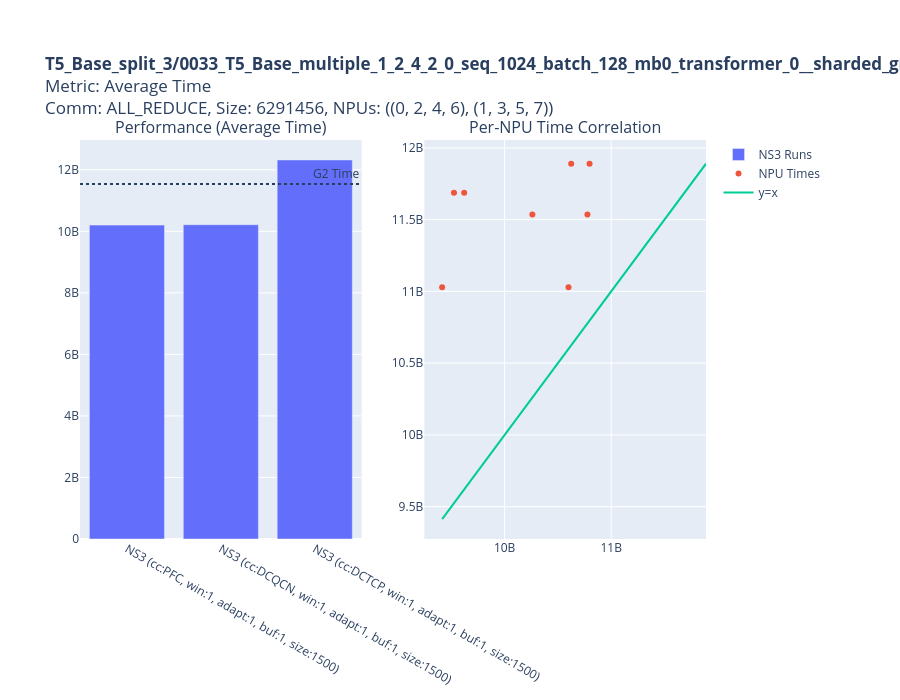
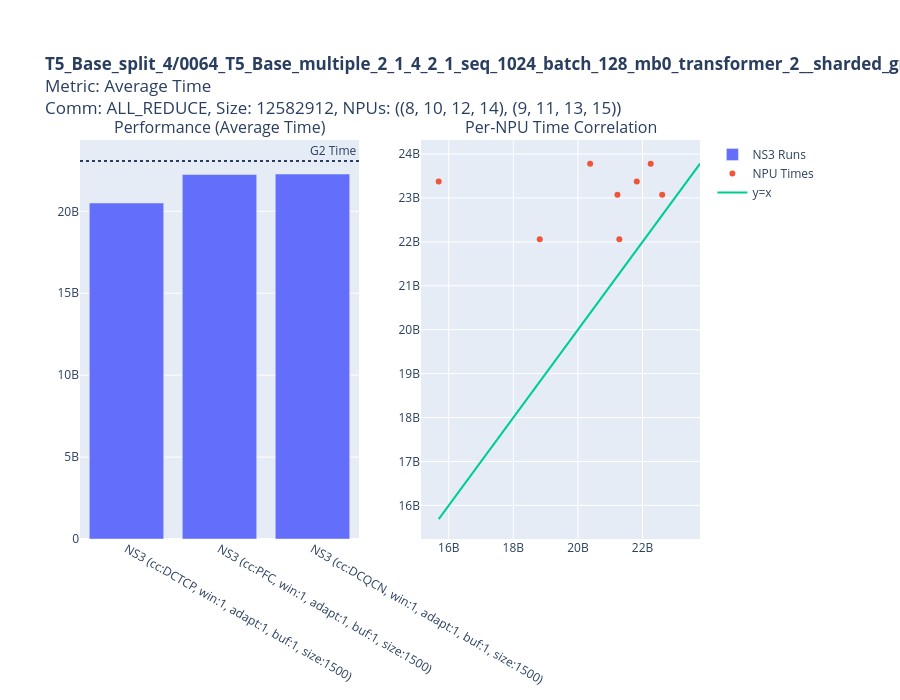
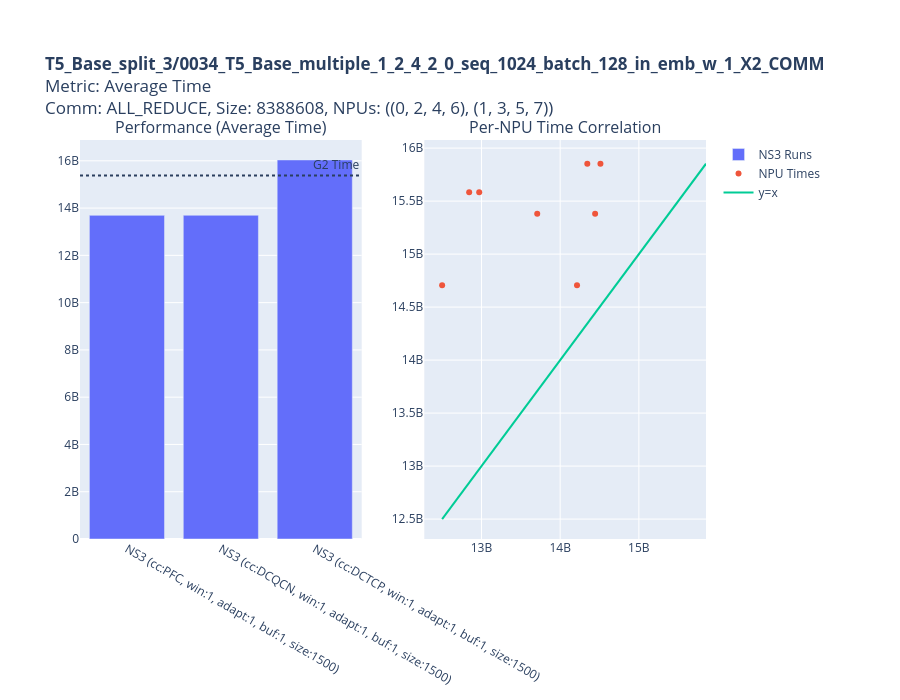
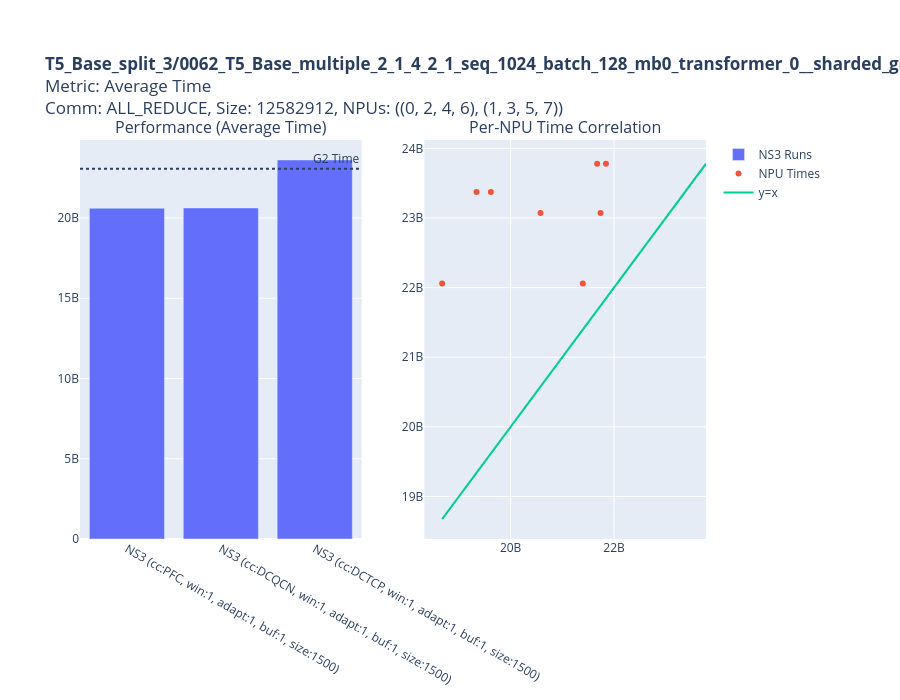

The notebook cell saved with these charts, in order:
### Code cell
# --- Analysis and Plotting ---
if comparison_results:
    comp_df = pd.DataFrame(comparison_results)

    # Map for collective communication types
    comm_type_map = {
        "0": "ALL_REDUCE", "1": "REDUCE", "2": "ALL_GATHER", "3": "GATHER",
        "4": "SCATTER", "5": "BROADCAST", "6": "ALL_TO_ALL", "7": "REDUCE_SCATTER",
        "8": "REDUCE_SCATTER_BLOCK", "9": "BARRIER"
    }
    comp_df['comm_type_str'] = comp_df['comm_type'].astype(str).map(comm_type_map).fillna(comp_df['comm_type'])

    
    # Average metrics across topologies for each simulation run
    avg_topo_df = comp_df.groupby(['workload', 'sim_type', 'run_name']).agg(
        avg_time=('avg_time', 'mean'),
        max_time=('max_time', 'mean'),
        min_time=('min_time', 'mean'),
        comm_type_str=('comm_type_str', 'first'),
        comm_size=('comm_size', 'first'),
        npu_tuples=('npu_tuples', 'first'),
        path=('path', 'first') # Keep a path for later file access
    ).reset_index()

    def analyze_and_plot_divergence(metric_col, metric_name):
        print(f"--- Analyzing Divergence for: {metric_name} ---")
        
        divergence_data = []
        for wl, group in avg_topo_df.groupby('workload'):
            g2_runs = group[group['sim_type'] == 'G2']
            ns3_runs = group[group['sim_type'] == 'NS3']

            if g2_runs.empty or ns3_runs.empty:
                continue

            g2_time = g2_runs.iloc[0][metric_col]
            best_ns3_run = ns3_runs.loc[ns3_runs[metric_col].idxmin()]
            best_ns3_time = best_ns3_run[metric_col]

            if g2_time < 100 or best_ns3_time < 100:
                continue

            divergence = (g2_time - best_ns3_time)/g2_time
            info = g2_runs.iloc[0]
            divergence_data.append({
                'Workload': wl,
                'Divergence': divergence,
                'G2 Time': g2_time,
                'Best NS3 Time': best_ns3_time,
                'Best NS3 Run': best_ns3_run['run_name'],
                'comm_type': info['comm_type_str'],
                'comm_size': info['comm_size'],
                'npu_tuples': info['npu_tuples']
            })

        if not divergence_data:
            print(f"No divergent workloads found for {metric_name}.\n")
            return

        div_df = pd.DataFrame(divergence_data).sort_values(by='Divergence', ascending=False)
        top_10_workloads = div_df.head(10)

        print(f"\n--- Top 10 Most Divergent Workloads ({metric_name}) ---")
        with pd.option_context('display.float_format', '{:,.2f}'.format):
            display(top_10_workloads[['Workload', 'comm_type', 'comm_size', 'npu_tuples', 'G2 Time', 'Best NS3 Time', 'Divergence']])

        print(f"\n--- Generating Plots for Top 10 Divergent Workloads ({metric_name}) ---")
        for _, row in top_10_workloads.iterrows():
            wl = row['Workload']
            
            workload_df = comp_df[comp_df['workload'] == wl]
        
            group_df = workload_df

            g2_run = group_df[group_df['sim_type'] == 'G2'].iloc[0]
            ns3_runs_for_plot = group_df[group_df['sim_type'] == 'NS3'].sort_values(by=metric_col)
            best_ns3_run_for_plot = ns3_runs_for_plot.iloc[0]

            fig = make_subplots(rows=1, cols=2, subplot_titles=(f"Performance ({metric_name})", "Per-NPU Time Correlation"))

            # Bar plot
            fig.add_trace(go.Bar(x=ns3_runs_for_plot['run_name'], y=ns3_runs_for_plot[metric_col], name='NS3 Runs'), row=1, col=1)
            fig.add_hline(y=g2_run[metric_col], line_dash="dot", annotation_text=f"G2 Time", row=1, col=1)

            # Scatter plot
            g2_timing_file = find_timing_file(g2_run['path'], 'G2')
            ns3_timing_file = find_timing_file(best_ns3_run_for_plot['path'], 'NS3')
            if g2_timing_file and ns3_timing_file:
                try:
                    df_g2 = pd.read_csv(g2_timing_file)[['sys_id', 'callback_tick']].rename(columns={'callback_tick': 'g2_time'})
                    df_ns3 = pd.read_csv(ns3_timing_file)[['sys_id', 'callback_tick']].rename(columns={'callback_tick': 'ns3_time'})
                    merged_df = pd.merge(df_ns3, df_g2, on='sys_id')
                    merged_df = merged_df[(merged_df['ns3_time'] >= 100) & (merged_df['g2_time'] >= 100)]
                    
                    fig.add_trace(go.Scatter(x=merged_df['ns3_time'], y=merged_df['g2_time'], mode='markers', name='NPU Times'), row=1, col=2)
                    min_val = min(merged_df['ns3_time'].min(), merged_df['g2_time'].min())
                    max_val = max(merged_df['ns3_time'].max(), merged_df['g2_time'].max())
                    fig.add_trace(go.Scatter(x=[min_val, max_val], y=[min_val, max_val], mode='lines', name='y=x'), row=1, col=2)
                except Exception as e:
                    print(f"Could not create scatter plot for {wl}: {e}")
            
            plot_title = (f'<b>{wl}</b><br>'
                          f'Metric: {metric_name}<br>'
                          f'Comm: {row["comm_type"]}, Size: {row["comm_size"]}, NPUs: {row["npu_tuples"]}')

            fig.update_layout(title_text=plot_title, height=700, margin=dict(t=140))
            fig.show()
        print("\n" + "="*80 + "\n")


    # --- Run analysis for each metric ---
    analyze_and_plot_divergence('avg_time', 'Average Time')
    analyze_and_plot_divergence('max_time', 'Maximum Time')
    analyze_and_plot_divergence('min_time', 'Minimum Time')

else:
    print("No comparison results to process.")

### Figure 1 — Plotly figure (JSON) as saved in the notebook; plotly's stock layout.template omitted (floating-point values rounded to 4 significant figures)
{"data": [{"name": "NS3 Runs", "type": "bar", "x": ["NS3 (cc:PFC, win:1, adapt:1, buf:1, size:1500)", "NS3 (cc:DCQCN, win:1, adapt:1, buf:1, size:1500)", "NS3 (cc:DCTCP, win:1, adapt:1, buf:1, size:1500)"], "xaxis": "x", "y": [10200000000.0, 10220000000.0, 12320000000.0], "yaxis": "y"}, {"mode": "markers", "name": "NPU Times", "type": "scatter", "x": [10796994020, 10624560020, 9524622030, 9620142030, 9413484030, 10599312020, 10260342020, 10777170020], "xaxis": "x2", "y": [11889676157, 11889676157, 11687298899, 11687298899, 11029571167, 11029571167, 11535516394, 11535516394], "yaxis": "y2"}, {"mode": "lines", "name": "y=x", "type": "scatter", "x": [9413484030, 11889676157], "xaxis": "x2", "y": [9413484030, 11889676157], "yaxis": "y2"}], "layout": {"annotations": [{"font": {"size": 16}, "showarrow": false, "text": "Performance (Average Time)", "x": 0.225, "xanchor": "center", "xref": "paper", "y": 1, "yanchor": "bottom", "yref": "paper"}, {"font": {"size": 16}, "showarrow": false, "text": "Per-NPU Time Correlation", "x": 0.775, "xanchor": "center", "xref": "paper", "y": 1, "yanchor": "bottom", "yref": "paper"}, {"showarrow": false, "text": "G2 Time", "x": 1, "xanchor": "right", "xref": "x domain", "y": 11540000000.0, "yanchor": "bottom", "yref": "y"}], "height": 700, "margin": {"t": 140}, "shapes": [{"line": {"dash": "dot"}, "type": "line", "x0": 0, "x1": 1, "xref": "x domain", "y0": 11540000000.0, "y1": 11540000000.0, "yref": "y"}], "title": {"text": "<b>T5_Base_split_3/0033_T5_Base_multiple_1_2_4_2_0_seq_1024_batch_128_mb0_transformer_0__sharded_grad_0_X1COMM</b><br>Metric: Average Time<br>Comm: ALL_REDUCE, Size: 6291456, NPUs: ((0, 2, 4, 6), (1, 3, 5, 7))"}, "xaxis": {"anchor": "y", "domain": [0, 0.45]}, "xaxis2": {"anchor": "y2", "domain": [0.55, 1]}, "yaxis": {"anchor": "x", "domain": [0, 1]}, "yaxis2": {"anchor": "x2", "domain": [0, 1]}}}

### Figure 2 — Plotly figure (JSON) as saved in the notebook; plotly's stock layout.template omitted (floating-point values rounded to 4 significant figures)
{"data": [{"name": "NS3 Runs", "type": "bar", "x": ["NS3 (cc:DCTCP, win:1, adapt:1, buf:1, size:1500)", "NS3 (cc:PFC, win:1, adapt:1, buf:1, size:1500)", "NS3 (cc:DCQCN, win:1, adapt:1, buf:1, size:1500)"], "xaxis": "x", "y": [20510000000.0, 22250000000.0, 22280000000.0], "yaxis": "y"}, {"mode": "markers", "name": "NPU Times", "type": "scatter", "x": [15688145519, 21821333785, 18817685780, 21280961785, 21222796129, 22607930201, 22252934201, 20377253785], "xaxis": "x2", "y": [23374597782, 23374597782, 22059142315, 22059142315, 23071032785, 23071032785, 23779352308, 23779352308], "yaxis": "y2"}, {"mode": "lines", "name": "y=x", "type": "scatter", "x": [15688145519, 23779352308], "xaxis": "x2", "y": [15688145519, 23779352308], "yaxis": "y2"}], "layout": {"annotations": [{"font": {"size": 16}, "showarrow": false, "text": "Performance (Average Time)", "x": 0.225, "xanchor": "center", "xref": "paper", "y": 1, "yanchor": "bottom", "yref": "paper"}, {"font": {"size": 16}, "showarrow": false, "text": "Per-NPU Time Correlation", "x": 0.775, "xanchor": "center", "xref": "paper", "y": 1, "yanchor": "bottom", "yref": "paper"}, {"showarrow": false, "text": "G2 Time", "x": 1, "xanchor": "right", "xref": "x domain", "y": 23070000000.0, "yanchor": "bottom", "yref": "y"}], "height": 700, "margin": {"t": 140}, "shapes": [{"line": {"dash": "dot"}, "type": "line", "x0": 0, "x1": 1, "xref": "x domain", "y0": 23070000000.0, "y1": 23070000000.0, "yref": "y"}], "title": {"text": "<b>T5_Base_split_4/0064_T5_Base_multiple_2_1_4_2_1_seq_1024_batch_128_mb0_transformer_2__sharded_grad_0_X1COMM</b><br>Metric: Average Time<br>Comm: ALL_REDUCE, Size: 12582912, NPUs: ((8, 10, 12, 14), (9, 11, 13, 15))"}, "xaxis": {"anchor": "y", "domain": [0, 0.45]}, "xaxis2": {"anchor": "y2", "domain": [0.55, 1]}, "yaxis": {"anchor": "x", "domain": [0, 1]}, "yaxis2": {"anchor": "x2", "domain": [0, 1]}}}

### Figure 3 — Plotly figure (JSON) as saved in the notebook; plotly's stock layout.template omitted (floating-point values rounded to 4 significant figures)
{"data": [{"name": "NS3 Runs", "type": "bar", "x": ["NS3 (cc:PFC, win:1, adapt:1, buf:1, size:1500)", "NS3 (cc:DCQCN, win:1, adapt:1, buf:1, size:1500)", "NS3 (cc:DCTCP, win:1, adapt:1, buf:1, size:1500)"], "xaxis": "x", "y": [13690000000.0, 13700000000.0, 16040000000.0], "yaxis": "y"}, {"mode": "markers", "name": "NPU Times", "type": "scatter", "x": [14511670020, 14344824020, 12843724020, 12971378030, 12500238020, 14214170020, 13708466020, 14444086020], "xaxis": "x2", "y": [15853009246, 15853009246, 15583171066, 15583171066, 14706194797, 14706194797, 15380793022, 15380793022], "yaxis": "y2"}, {"mode": "lines", "name": "y=x", "type": "scatter", "x": [12500238020, 15853009246], "xaxis": "x2", "y": [12500238020, 15853009246], "yaxis": "y2"}], "layout": {"annotations": [{"font": {"size": 16}, "showarrow": false, "text": "Performance (Average Time)", "x": 0.225, "xanchor": "center", "xref": "paper", "y": 1, "yanchor": "bottom", "yref": "paper"}, {"font": {"size": 16}, "showarrow": false, "text": "Per-NPU Time Correlation", "x": 0.775, "xanchor": "center", "xref": "paper", "y": 1, "yanchor": "bottom", "yref": "paper"}, {"showarrow": false, "text": "G2 Time", "x": 1, "xanchor": "right", "xref": "x domain", "y": 15380000000.0, "yanchor": "bottom", "yref": "y"}], "height": 700, "margin": {"t": 140}, "shapes": [{"line": {"dash": "dot"}, "type": "line", "x0": 0, "x1": 1, "xref": "x domain", "y0": 15380000000.0, "y1": 15380000000.0, "yref": "y"}], "title": {"text": "<b>T5_Base_split_3/0034_T5_Base_multiple_1_2_4_2_0_seq_1024_batch_128_in_emb_w_1_X2_COMM</b><br>Metric: Average Time<br>Comm: ALL_REDUCE, Size: 8388608, NPUs: ((0, 2, 4, 6), (1, 3, 5, 7))"}, "xaxis": {"anchor": "y", "domain": [0, 0.45]}, "xaxis2": {"anchor": "y2", "domain": [0.55, 1]}, "yaxis": {"anchor": "x", "domain": [0, 1]}, "yaxis2": {"anchor": "x2", "domain": [0, 1]}}}

### Figure 4 — Plotly figure (JSON) as saved in the notebook; plotly's stock layout.template omitted (floating-point values rounded to 4 significant figures)
{"data": [{"name": "NS3 Runs", "type": "bar", "x": ["NS3 (cc:PFC, win:1, adapt:1, buf:1, size:1500)", "NS3 (cc:DCQCN, win:1, adapt:1, buf:1, size:1500)", "NS3 (cc:DCTCP, win:1, adapt:1, buf:1, size:1500)"], "xaxis": "x", "y": [20610000000.0, 20630000000.0, 23620000000.0], "yaxis": "y"}, {"mode": "markers", "name": "NPU Times", "type": "scatter", "x": [21843828020, 21673416020, 19338876020, 19618044030, 18675096020, 21396516020, 20577312020, 21739692020], "xaxis": "x2", "y": [23779352308, 23779352308, 23374597782, 23374597782, 22059142315, 22059142315, 23071032785, 23071032785], "yaxis": "y2"}, {"mode": "lines", "name": "y=x", "type": "scatter", "x": [18675096020, 23779352308], "xaxis": "x2", "y": [18675096020, 23779352308], "yaxis": "y2"}], "layout": {"annotations": [{"font": {"size": 16}, "showarrow": false, "text": "Performance (Average Time)", "x": 0.225, "xanchor": "center", "xref": "paper", "y": 1, "yanchor": "bottom", "yref": "paper"}, {"font": {"size": 16}, "showarrow": false, "text": "Per-NPU Time Correlation", "x": 0.775, "xanchor": "center", "xref": "paper", "y": 1, "yanchor": "bottom", "yref": "paper"}, {"showarrow": false, "text": "G2 Time", "x": 1, "xanchor": "right", "xref": "x domain", "y": 23070000000.0, "yanchor": "bottom", "yref": "y"}], "height": 700, "margin": {"t": 140}, "shapes": [{"line": {"dash": "dot"}, "type": "line", "x0": 0, "x1": 1, "xref": "x domain", "y0": 23070000000.0, "y1": 23070000000.0, "yref": "y"}], "title": {"text": "<b>T5_Base_split_3/0062_T5_Base_multiple_2_1_4_2_1_seq_1024_batch_128_mb0_transformer_0__sharded_grad_0_X1COMM</b><br>Metric: Average Time<br>Comm: ALL_REDUCE, Size: 12582912, NPUs: ((0, 2, 4, 6), (1, 3, 5, 7))"}, "xaxis": {"anchor": "y", "domain": [0, 0.45]}, "xaxis2": {"anchor": "y2", "domain": [0.55, 1]}, "yaxis": {"anchor": "x", "domain": [0, 1]}, "yaxis2": {"anchor": "x2", "domain": [0, 1]}}}
